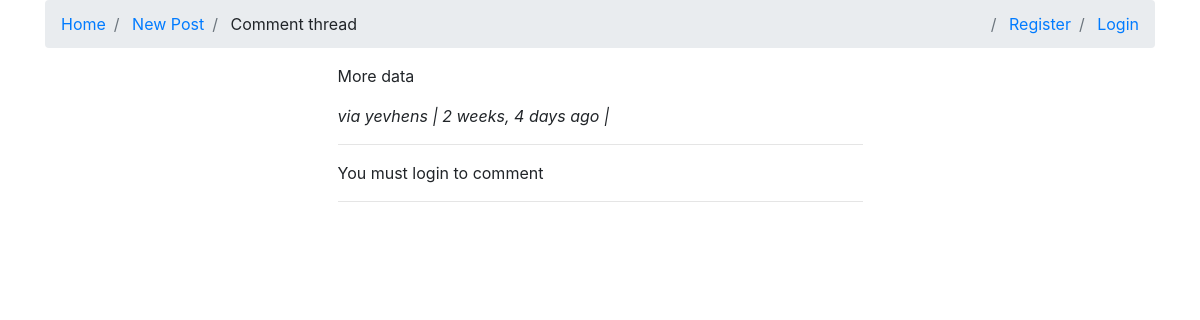
Page /comments/2/ on the committed database.
### comments/models.py (models this page shows, shortened)
class Comment(models.Model):
    user = models.ForeignKey(settings.AUTH_USER_MODEL, default=1, on_delete=models.CASCADE)
    content_type = models.ForeignKey(ContentType, on_delete=models.CASCADE)
    object_id = models.PositiveIntegerField()
    content_object = GenericForeignKey('content_type', 'object_id')
    parent = models.ForeignKey('self', null=True, blank=True, on_delete=models.CASCADE)
    content = models.TextField()
    timestamp = models.DateTimeField(auto_now_add=True)
    objects = CommentManager()
    class Meta:
        ordering = ['-timestamp']
    def children(self):
        return Comment.objects.filter(parent=self)
    @property
    def get_content_type(self):
        instance = self
        content_type = ContentType.objects.get_for_model(instance.__class__)
        return content_type

### posts/models.py (models this page shows, shortened)
class Post(models.Model):
    user = models.ForeignKey(settings.AUTH_USER_MODEL, default=1, on_delete=models.CASCADE)
    title = models.CharField(max_length=120)
    image = models.ImageField(upload_to=upload_location,
                              null=True,
                              blank=True,
                              width_field='width_field',
                              height_field='height_field')
    height_field = models.IntegerField(default=0)
    width_field = models.IntegerField(default=0)
    content = models.TextField()
    read_time = models.IntegerField(default=0)
    updated = models.DateTimeField(auto_now=True, auto_now_add=False)
    timestamp = models.DateTimeField(auto_now=False, auto_now_add=True)
    class Meta:
        ordering = ['-timestamp', '-updated']

### comments/views.py (the view, shortened to what this page needs)
# urls.py: path('<int:pk>/', CommentDetailView.as_view(), name='thread'),
class CommentDetailView(FormMixin, generic.DetailView):
    form_class = CommentForm
    template_name = 'comment_detail.html'
    success_url = '.'
    def get_queryset(self):
        return Comment.objects.filter(id=self.kwargs['pk'], parent=None)
    def get_context_data(self, **kwargs):
        context = super(CommentDetailView, self).get_context_data(**kwargs)
        initial_data = {
            "content_type": self.object.get_content_type,
            "object_id": self.object.pk
        }
        form = CommentForm(self.request.POST or None, initial=initial_data)
        context['comment_form'] = form
        return context

### templates/comment_detail.html (shortened to what this page needs)
{% extends 'base.html' %}
{% load crispy_forms_tags %}
{% block post_detail_link %}
<li class="breadcrumb-item active">
    <a href="{% url 'post_detail' comment.content_object.pk %}">{{ comment.content_object.title }}</a>
</li>
<li class="breadcrumb-item" aria-current="page">
    Comment thread
</li>
{% endblock post_detail_link %}
{% block content %}
    <div class="col-sm-6 mx-auto">
        <p>
            {{ comment.content }}
        </p>
        <cite>via {{ comment.user }}
            | {{ comment.timestamp|timesince }} ago
            |
        </cite>
        <hr/>
        <div>
            {% if user.is_authenticated %}
                <form method="POST" action=".">{% csrf_token %}
                    {{ comment_form|crispy }}
                    <input name="parent_id" type="hidden" value="{{ comment.id }}"/>
                    <input class="btn btn-primary" type="submit" value="Post comment"/>
                </form>
            {% else %}
                <p>
                    You must login to comment
                </p>
            {% endif %}
        </div>
        <hr/>
    </div>
{% endblock content %}

### rows in the picture
Comment: content_object "New Post", content "More data", user "yevhens", timestamp "2 weeks, 4 days"
